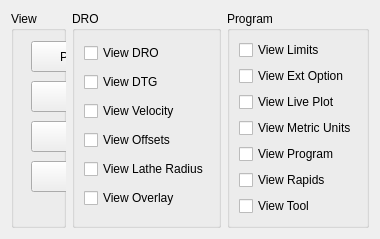
      <widget class="QWidget" name="tab_13">
       <attribute name="title">
        <string>Plot</string>
       </attribute>
       <layout class="QGridLayout" name="gridLayout_23">
        <item row="1" column="2">
         <widget class="QGroupBox" name="groupBox_6">
          <property name="sizePolicy">
           <sizepolicy hsizetype="Minimum" vsizetype="Preferred">
            <horstretch>0</horstretch>
            <verstretch>0</verstretch>
           </sizepolicy>
          </property>
          <property name="minimumSize">
           <size>
            <width>0</width>
            <height>0</height>
           </size>
          </property>
          <property name="maximumSize">
           <size>
            <width>160</width>
            <height>16777215</height>
           </size>
          </property>
          <property name="title">
           <string>Program</string>
          </property>
          <layout class="QGridLayout" name="gridLayout_33">
           <item row="8" column="0">
            <widget class="QCheckBox" name="view_tool_cb">
             <property name="text">
              <string>View Tool</string>
             </property>
            </widget>
           </item>
           <item row="7" column="0">
            <widget class="QCheckBox" name="view_rapids_cb">
             <property name="text">
              <string>View Rapids</string>
             </property>
            </widget>
           </item>
           <item row="3" column="0">
            <widget class="QCheckBox" name="view_live_plot_cb">
             <property name="text">
              <string>View Live Plot</string>
             </property>
            </widget>
           </item>
           <item row="0" column="0">
            <widget class="QCheckBox" name="view_limits_cb">
             <property name="text">
              <string>View Limits</string>
             </property>
            </widget>
           </item>
           <item row="6" column="0">
            <widget class="QCheckBox" name="view_program_cb">
             <property name="text">
              <string>View Program</string>
             </property>
            </widget>
           </item>
           <item row="2" column="0">
            <widget class="QCheckBox" name="view_extents_option_cb">
             <property name="text">
              <string>View Ext Option</string>
             </property>
            </widget>
           </item>
           <item row="5" column="0">
            <widget class="QCheckBox" name="view_metric_units_cb">
             <property name="text">
              <string>View Metric Units</string>
             </property>
            </widget>
           </item>
          </layout>
         </widget>
        </item>
        <item row="1" column="1">
         <widget class="QGroupBox" name="groupBox_20">
          <property name="maximumSize">
           <size>
            <width>170</width>
            <height>16777215</height>
           </size>
          </property>
          <property name="title">
           <string>DRO</string>
          </property>
          <layout class="QGridLayout" name="gridLayout_39">
           <item row="0" column="0">
            <widget class="QCheckBox" name="view_dro_cb">
             <property name="text">
              <string>View DRO</string>
             </property>
            </widget>
           </item>
           <item row="4" column="0">
            <widget class="QCheckBox" name="view_lathe_radius_cb">
             <property name="text">
              <string>View Lathe Radius</string>
             </property>
            </widget>
           </item>
           <item row="3" column="0">
            <widget class="QCheckBox" name="view_offsets_cb">
             <property name="text">
              <string>View Offsets</string>
             </property>
            </widget>
           </item>
           <item row="1" column="0">
            <widget class="QCheckBox" name="view_dtg_cb">
             <property name="text">
              <string>View DTG</string>
             </property>
            </widget>
           </item>
           <item row="2" column="0">
            <widget class="QCheckBox" name="view_velocity_cb">
             <property name="text">
              <string>View Velocity</string>
             </property>
            </widget>
           </item>
           <item row="5" column="0">
            <widget class="QCheckBox" name="view_overlay_cb">
             <property name="text">
              <string>View Overlay</string>
             </property>
            </widget>
           </item>
          </layout>
         </widget>
        </item>
        <item row="1" column="0">
         <widget class="QGroupBox" name="groupBox_21">
          <property name="title">
           <string>View</string>
          </property>
          <widget class="QPushButton" name="view_p_pb">
           <property name="geometry">
            <rect>
             <x>20</x>
             <y>30</y>
             <width>121</width>
             <height>31</height>
            </rect>
           </property>
           <property name="text">
            <string>Perspective</string>
           </property>
          </widget>
          <widget class="QPushButton" name="view_x_pb">
           <property name="geometry">
            <rect>
             <x>20</x>
             <y>70</y>
             <width>121</width>
             <height>31</height>
            </rect>
           </property>
           <property name="text">
            <string>X</string>
           </property>
          </widget>
          <widget class="QPushButton" name="view_y_pb">
           <property name="geometry">
            <rect>
             <x>20</x>
             <y>110</y>
             <width>121</width>
             <height>31</height>
            </rect>
           </property>
           <property name="text">
            <string>Y</string>
           </property>
          </widget>
          <widget class="QPushButton" name="view_z_pb">
           <property name="geometry">
            <rect>
             <x>20</x>
             <y>150</y>
             <width>121</width>
             <height>31</height>
            </rect>
           </property>
           <property name="text">
            <string>Z</string>
           </property>
          </widget>
          <widget class="QPushButton" name="view_clear_pb">
           <property name="geometry">
            <rect>
             <x>20</x>
             <y>250</y>
             <width>121</width>
             <height>31</height>
            </rect>
           </property>
           <property name="text">
            <string>Clear Live Plot</string>
           </property>
          </widget>
          <widget class="QPushButton" name="view_rotate_up_pb">
           <property name="geometry">
            <rect>
             <x>280</x>
             <y>30</y>
             <width>101</width>
             <height>31</height>
            </rect>
           </property>
           <property name="text">
            <string>Rotate Up</string>
           </property>
          </widget>
          <widget class="QPushButton" name="view_rotate_down_pb">
           <property name="geometry">
            <rect>
             <x>280</x>
             <y>110</y>
             <width>101</width>
             <height>31</height>
            </rect>
           </property>
           <property name="text">
            <string>Rotate Down</string>
           </property>
          </widget>
          <widget class="QPushButton" name="view_rotate_left_pb">
           <property name="geometry">
            <rect>
             <x>170</x>
             <y>70</y>
             <width>101</width>
             <height>31</height>
            </rect>
           </property>
           <property name="text">
            <string>Rotate Left</string>
           </property>
          </widget>
          <widget class="QPushButton" name="view_rotate_right_pb">
           <property name="geometry">
            <rect>
             <x>390</x>
             <y>70</y>
             <width>101</width>
             <height>31</height>
            </rect>
           </property>
           <property name="text">
            <string>Rotate Right</string>
           </property>
          </widget>
          <widget class="QPushButton" name="view_pan_up_pb">
           <property name="geometry">
            <rect>
             <x>650</x>
             <y>30</y>
             <width>91</width>
             <height>31</height>
            </rect>
           </property>
           <property name="text">
            <string>Pan Up</string>
           </property>
          </widget>
          <widget class="QPushButton" name="view_pan_down_pb">
           <property name="geometry">
            <rect>
             <x>650</x>
             <y>110</y>
             <width>91</width>
             <height>31</height>
            </rect>
           </property>
           <property name="text">
            <string>Pan Down</string>
           </property>
          </widget>
          <widget class="QPushButton" name="view_pan_left_pb">
           <property name="geometry">
            <rect>
             <x>550</x>
             <y>70</y>
             <width>91</width>
             <height>31</height>
            </rect>
           </property>
           <property name="text">
            <string>Pan Left</string>
           </property>
          </widget>
          <widget class="QPushButton" name="view_pan_right_pb">
           <property name="geometry">
            <rect>
             <x>750</x>
             <y>70</y>
             <width>91</width>
             <height>31</height>
            </rect>
           </property>
           <property name="text">
            <string>Pan Right</string>
           </property>
          </widget>
          <widget class="QPushButton" name="view_zoom_in_pb">
           <property name="geometry">
            <rect>
             <x>390</x>
             <y>150</y>
             <width>101</width>
             <height>31</height>
            </rect>
           </property>
           <property name="text">
            <string>Zoom +</string>
           </property>
          </widget>
          <widget class="QPushButton" name="view_zoom_out_pb">
           <property name="geometry">
            <rect>
             <x>550</x>
             <y>150</y>
             <width>91</width>
             <height>31</height>
            </rect>
           </property>
           <property name="text">
            <string>Zoom -</string>
           </property>
          </widget>
         </widget>
        </item>
       </layout>
      </widget>
